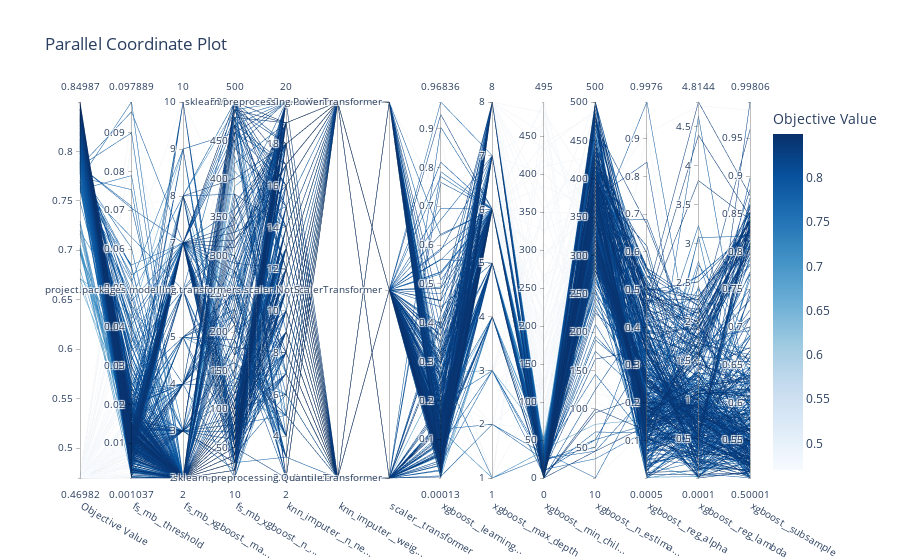

Notebook source saved alongside this figure:
### Code cell
fig = optuna_visualization.plot_parallel_coordinate(study)
fig.show()

### Figure 1 — Plotly figure (JSON) as saved in the notebook; plotly's stock layout.template omitted (floating-point values rounded to 4 significant figures; data arrays with more than 128 entries replaced by an {"elided": "..."} marker saying what was removed)
{"data": [{"dimensions": [{"label": "Objective Value", "range": [0.4698, 0.8499], "values": {"elided": "500 float values"}}, {"label": "fs_mb__threshold", "range": [0.001037, 0.09789], "values": {"elided": "500 float values"}}, {"label": "fs_mb_xgboost__ma...", "range": [2, 10], "values": {"elided": "500 int values"}}, {"label": "fs_mb_xgboost__n_...", "range": [10, 500], "values": {"elided": "500 int values"}}, {"label": "knn_imputer__n_ne...", "range": [2, 20], "values": {"elided": "500 int values"}}, {"label": "knn_imputer__weig...", "range": [0, 1], "ticktext": ["distance", "uniform"], "tickvals": [0, 1], "values": {"elided": "500 int values"}}, {"label": "scaler__transformer", "range": [0, 2], "ticktext": ["sklearn.preprocessing.QuantileTransformer", "project.packages.modelling.transformers.scaler.NotScalerTransformer", "sklearn.preprocessing.PowerTransformer"], "tickvals": [0, 1, 2], "values": {"elided": "500 int values"}}, {"label": "xgboost__learning...", "range": [0.0001315, 0.9684], "values": {"elided": "500 float values"}}, {"label": "xgboost__max_depth", "range": [1, 8], "values": {"elided": "500 int values"}}, {"label": "xgboost__min_chil...", "range": [0, 495], "values": {"elided": "500 int values"}}, {"label": "xgboost__n_estima...", "range": [10, 500], "values": {"elided": "500 int values"}}, {"label": "xgboost__reg_alpha", "range": [0.0005027, 0.9976], "values": {"elided": "500 float values"}}, {"label": "xgboost__reg_lambda", "range": [8.365e-05, 4.814], "values": {"elided": "500 float values"}}, {"label": "xgboost__subsample", "range": [0.5, 0.9981], "values": {"elided": "500 float values"}}], "labelangle": 30, "labelside": "bottom", "line": {"color": {"elided": "500 float values"}, "colorbar": {"title": {"text": "Objective Value"}}, "colorscale": [[0, "rgb(247,251,255)"], [0.125, "rgb(222,235,247)"], [0.25, "rgb(198,219,239)"], [0.375, "rgb(158,202,225)"], [0.5, "rgb(107,174,214)"], [0.625, "rgb(66,146,198)"], [0.75, "rgb(33,113,181)"], [0.875, "rgb(8,81,156)"], [1, "rgb(8,48,107)"]], "reversescale": false, "showscale": true}, "type": "parcoords"}], "layout": {"title": {"text": "Parallel Coordinate Plot"}}}
